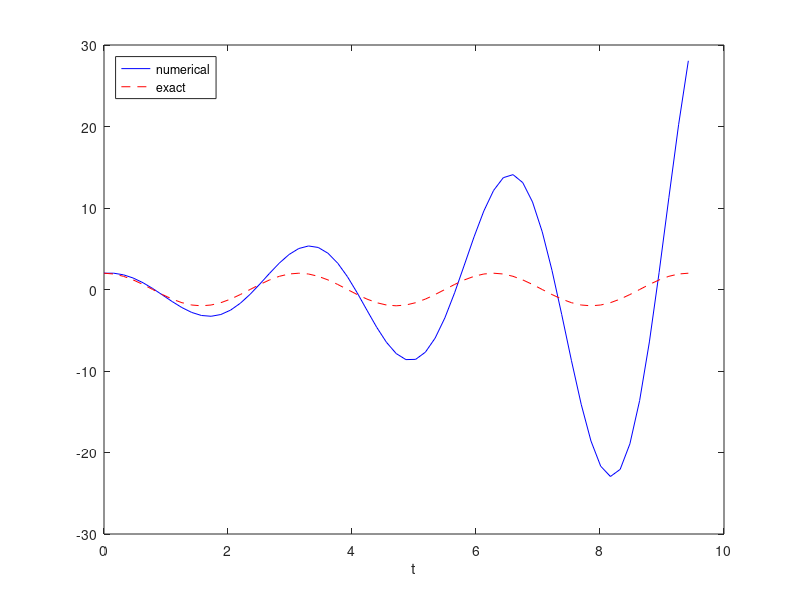

The MATLAB source for this figure:
clc
close all

omega = 2;
P = 2*pi/omega;
dt = P/20;
T = 3*P;
N_t = floor(T/dt);
t = linspace(0, N_t*dt, N_t+1);

u = zeros(N_t+1, 1);
v = zeros(N_t+1, 1);

% Initial condition
X_0 = 2;
u(1) = X_0;
v(1) = 0;

% Step equations forward in time
for n = 1:N_t
    u(n+1) = u(n) + dt*v(n);
    v(n+1) = v(n) - dt*omega^2*u(n);
end

plot(t, u, 'b-', t, X_0*cos(omega*t), 'r--');
legend('numerical', 'exact', 'Location','northwest');
xlabel('t');

